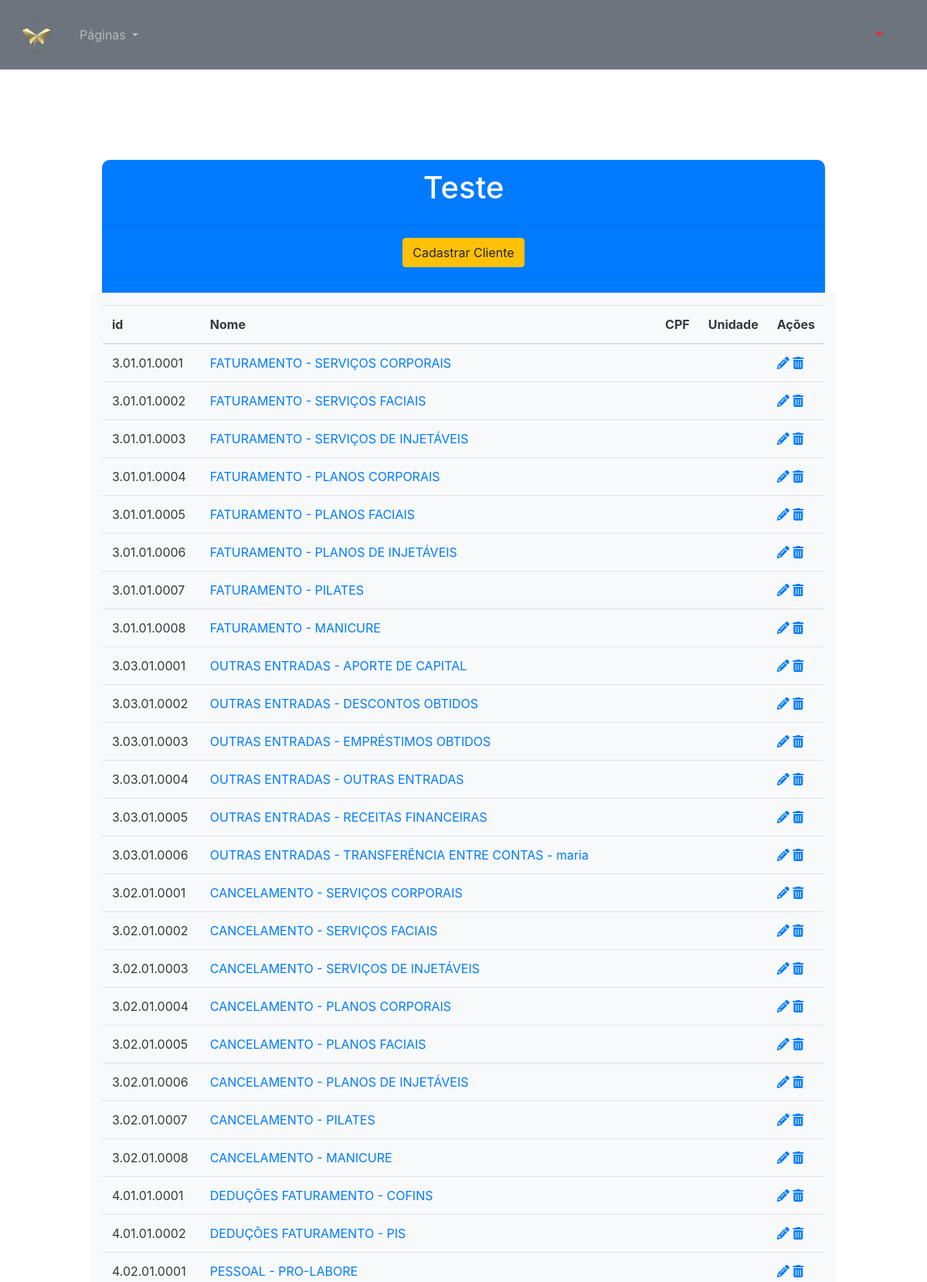
/test (upper part), run on the app's committed database.
### main/models.py (models this page shows, shortened)
class Account(models.Model):
    number = models.CharField(max_length=30, verbose_name="Código")
    name = models.CharField(max_length=80, verbose_name="Descrição Sistema")
    is_expense = models.BooleanField(verbose_name="Saída?")
    account_type = models.ForeignKey("AccountType", on_delete=models.CASCADE, verbose_name="Tipo")
    commentary = models.CharField(max_length=50, verbose_name="Comentário")
    class Meta:
        verbose_name = 'Conta'
        verbose_name_plural = 'Contas'

### main/views.py (the view)
# urls.py: path("test", views.Test, name="test"),
def Test(request):
    account = Account.objects.all()
    context = {
        "account" : account
    }
    return render(request, "html/test.html", context)

### main/templates/html/test.html (shortened to what this page needs)
{% extends './main.html' %}
{% load static %}
{% block scripts %}
<link href="https://cdn.datatables.net/v/dt/jq-3.7.0/jszip-3.10.1/dt-1.13.6/b-2.4.1/b-colvis-2.4.1/b-html5-2.4.1/b-print-2.4.1/cr-1.7.0/date-1.5.1/r-2.5.0/rr-1.4.1/sc-2.2.0/sb-1.5.0/sp-2.2.0/sl-1.7.0/sr-1.3.0/datatables.min.css" rel="stylesheet">
{% endblock %}
{% block body %}
<div class="container-fluid">
    <div class="bg-primary box">
        <div class="row">
            <h1 class="text-light">Teste</h1>
        </div>
        <hr width="100" class="w-100">
        <div class="row">
            <a href="{% url 'new_person' %}" class="btn btn-warning">Cadastrar Cliente</a>
        </div>
        <hr width="100" class="w-100">
        <div class="row bg-light text-dark p-3" style="border-radius: 5px;">
            <table id="table" class="table bg-light text-dark">
                <thead>
                    <tr>
                        <th scope="col">id</th>
                        <th scope="col">Nome</th>
                        <th scope="col">CPF</th>
                        <th scope="col">Unidade</th>
                        <th scope="col">Ações</th>
                    </tr>
                </thead>
                <tbody>
                    {% for p in account %}
                    <tr>
                        <td>{{p.number}}</td>
                        <td><a href="{% url 'view_person' p.pk %}">{{p.name}}</a></th>
                        <td>{{p.cpf}}</td>
                        <td>{{p.unit}}</td>
                        <td>
                            <a href="{% url 'edit_person' p.pk %}"><i class="fa fa-pencil" aria-hidden="true"></i></a>
                            <a href="#" p_pk="{{p.pk}}" p_name="{{p.name}}" onclick="deletePerson(this)"><i class="fa fa-trash" aria-hidden="true"></i></a>
                        </td>
                    </tr>
                    {% endfor %}
                </tbody>
            </table>
        </div>
    </div>
</div>
{% endblock %}

### main/static/css/style.css (style rules this page uses)
body { min-height: 100vh; display: flex; flex-direction: column; }
.box { margin: 10%; display: flex; flex-direction: column; border-color: black; align-items: center; border-radius: 10px; background-color: antiquewhite; padding-bottom: 1%; padding-top: 1%; }

### data on the page
Account: number "3.01.01.0001", name "FATURAMENTO - SERVIÇOS CORPORAIS"
Account: number "3.01.01.0002", name "FATURAMENTO - SERVIÇOS FACIAIS"
Account: number "3.01.01.0003", name "FATURAMENTO - SERVIÇOS DE INJETÁVEIS"
Account: number "3.01.01.0004", name "FATURAMENTO - PLANOS CORPORAIS"
Account: number "3.01.01.0005", name "FATURAMENTO - PLANOS FACIAIS"
Account: number "3.01.01.0006", name "FATURAMENTO - PLANOS DE INJETÁVEIS"
Account: number "3.01.01.0007", name "FATURAMENTO - PILATES"
Account: number "3.01.01.0008", name "FATURAMENTO - MANICURE"
Account: number "3.03.01.0001", name "OUTRAS ENTRADAS - APORTE DE CAPITAL"
Account: number "3.03.01.0002", name "OUTRAS ENTRADAS - DESCONTOS OBTIDOS"
Account: number "3.03.01.0003", name "OUTRAS ENTRADAS - EMPRÉSTIMOS OBTIDOS"
Account: number "3.03.01.0004", name "OUTRAS ENTRADAS - OUTRAS ENTRADAS"
Account: number "3.03.01.0005", name "OUTRAS ENTRADAS - RECEITAS FINANCEIRAS"
Account: number "3.03.01.0006", name "OUTRAS ENTRADAS - TRANSFERÊNCIA ENTRE CONTAS - maria"
Account: number "3.02.01.0001", name "CANCELAMENTO - SERVIÇOS CORPORAIS"
Account: number "3.02.01.0002", name "CANCELAMENTO - SERVIÇOS FACIAIS"
Account: number "3.02.01.0003", name "CANCELAMENTO - SERVIÇOS DE INJETÁVEIS"
Account: number "3.02.01.0004", name "CANCELAMENTO - PLANOS CORPORAIS"
Account: number "3.02.01.0005", name "CANCELAMENTO - PLANOS FACIAIS"
Account: number "3.02.01.0006", name "CANCELAMENTO - PLANOS DE INJETÁVEIS"
Account: number "3.02.01.0007", name "CANCELAMENTO - PILATES"
Account: number "3.02.01.0008", name "CANCELAMENTO - MANICURE"
Account: number "4.01.01.0001", name "DEDUÇÕES FATURAMENTO - COFINS"
Account: number "4.01.01.0002", name "DEDUÇÕES FATURAMENTO - PIS"
Account: number "4.02.01.0001", name "PESSOAL - PRO-LABORE"
